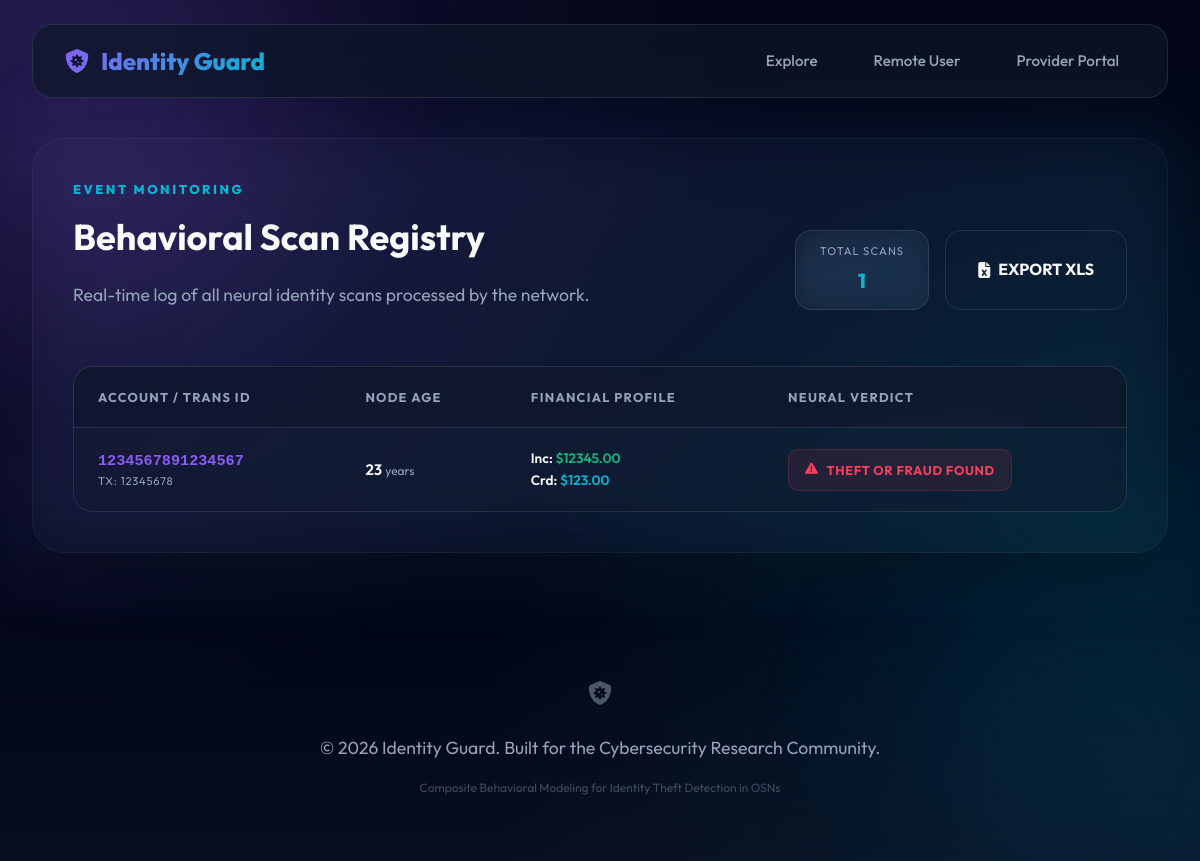
Page /View_Prediction_Of_Theft_Status/ on the committed database.
### Remote_User/models.py (models this page shows, shortened)
class identity_theft_detection(models.Model):
    Account_Id = models.CharField(max_length=100)
    Trans_Id = models.CharField(max_length=100)
    Age = models.IntegerField()
    Followers = models.IntegerField()
    NAME_CONTRACT_TYPE = models.CharField(max_length=100)
    GENDER = models.CharField(max_length=10)
    AMT_INCOME_TOTAL = models.FloatField()
    AMT_CREDIT = models.FloatField()
    AMT_ANNUITY = models.FloatField()
    AMT_GOODS_PRICE = models.FloatField()
    NAME_INCOME_TYPE = models.CharField(max_length=100)
    NAME_FAMILY_STATUS = models.CharField(max_length=100)
    Prediction = models.CharField(max_length=50)

### Service_Provider/views.py (the view)
# urls.py: re_path(r'^View_Prediction_Of_Theft_Status/$', serviceprovider.View_Prediction_Of_Theft_Status, name="View_Prediction_Of_Theft_Status"),
def View_Prediction_Of_Theft_Status(request):
    obj =identity_theft_detection.objects.all()
    return render(request, 'SProvider/View_Prediction_Of_Theft_Status.html', {'list_objects': obj})

### Template/htmls/SProvider/View_Prediction_Of_Theft_Status.html (shortened to what this page needs)
{% extends 'base_minimal.html' %}
{% load static %}
{% block content %}
<div class="glass-card aura-glow">
    <div style="display: flex; justify-content: space-between; align-items: flex-end; margin-bottom: 3.5rem; flex-wrap: wrap; gap: 2rem;">
        <div>
            <div style="color: var(--secondary); font-weight: 800; font-size: 0.8rem; text-transform: uppercase; letter-spacing: 0.2em; margin-bottom: 0.5rem;">Event Monitoring</div>
            <h2>Behavioral Scan Registry</h2>
            <p>Real-time log of all neural identity scans processed by the network.</p>
        </div>
        <div style="display: flex; gap: 1rem;">
            <div class="glass" style="padding: 0.75rem 1.5rem; border-radius: 16px; text-align: center;">
                <div style="font-size: 0.7rem; color: var(--text-muted); text-transform: uppercase; letter-spacing: 0.1em; margin-bottom: 0.25rem;">Total Scans</div>
                <div style="font-size: 1.25rem; font-weight: 800; color: var(--secondary);">{{ list_objects|length }}</div>
            </div>
            <a href="{% url 'Download_Predicted_DataSets' %}" class="btn btn-outline" style="border-radius: 16px;">
                <i class="fas fa-file-excel"></i> EXPORT XLS
            </a>
        </div>
    </div>
    <div class="table-container aura-glow">
        <table style="background: rgba(15, 23, 42, 0.4);">
            <thead>
                <tr>
                    <th>Account / Trans ID</th>
                    <th>Node Age</th>
                    <th>Financial Profile</th>
                    <th>Neural Verdict</th>
                </tr>
            </thead>
            <tbody>
                {% for object in list_objects %}
                <tr>
                    <td>
                        <div style="font-weight: 800; color: var(--primary); font-family: monospace;">{{object.Account_Id}}</div>
                        <div style="font-size: 0.7rem; color: var(--text-muted); letter-spacing: 0.05rem;">TX: {{object.Trans_Id}}</div>
                    </td>
                    <td><span style="font-weight: 600;">{{object.Age}}</span> <span style="font-size: 0.75rem; color: var(--text-muted);">years</span></td>
                    <td>
                        <div style="font-size: 0.85rem; font-weight: 600;">Inc: <span style="color: #10b981;">${{object.AMT_INCOME_TOTAL|stringformat:".2f"}}</span></div>
                        <div style="font-size: 0.85rem; font-weight: 600;">Crd: <span style="color: var(--secondary);">${{object.AMT_CREDIT|stringformat:".2f"}}</span></div>
                    </td>
                    <td>
                        <span class="badge {% if object.Prediction == 'No Theft or Fraud Found' %}badge-success{% else %}badge-danger{% endif %}" style="display: inline-flex; align-items: center; gap: 0.5rem; border-radius: 10px; padding: 0.6rem 1rem;">
                            <i class="fas {% if object.Prediction == 'No Theft or Fraud Found' %}fa-check-circle{% else %}fa-exclamation-triangle{% endif %}"></i>
                            {{object.Prediction}}
                        </span>
                    </td>
                </tr>
                {% endfor %}
            </tbody>
        </table>
    </div>
</div>
{% endblock %}

### Template/images/style_minimal.css (style rules this page uses)
:root { --bg-deep: #020617; --bg-surface: #0f172a; --primary: #8b5cf6; --primary-glow: rgba(139, 92, 246, 0.5); --secondary: #06b6d4; --accent: #f43f5e; --text-main: #f8fafc; --text-muted: #94a3b8; --glass-bg: rgba(255, 255, 255, 0.03); --glass-border: rgba(255, 255, 255, 0.1); --glass-blur: blur(16px); --grad-aura: linear-gradient(135deg, #8b5cf6 0%, #06b6d4 100%); }
* { margin: 0; padding: 0; box-sizing: border-box; font-family: 'Outfit', sans-serif; }
body { background-color: var(--bg-deep); color: var(--text-main); line-height: 1.6; min-height: 100vh; overflow-x: hidden; background-image: radial-gradient(circle at 0% 0%, rgba(139, 92, 246, 0.15) 0%, transparent 50%), radial-gradient(circle at 100% 100%, rgba(6, 182, 212, 0.15) 0%, transparent 50%); }
.glass { background: var(--glass-bg); backdrop-filter: var(--glass-blur); -webkit-backdrop-filter: var(--glass-blur); border: 1px solid var(--glass-border); border-radius: 24px; }
.glass-card { background: rgba(255, 255, 255, 0.02); backdrop-filter: var(--glass-blur); border: 1px solid rgba(255, 255, 255, 0.05); border-radius: 32px; padding: 2.5rem; box-shadow: 0 25px 50px -12px rgba(0, 0, 0, 0.5); transition: transform 0.3s ease, border-color 0.3s ease; }
.btn { display: inline-flex; align-items: center; justify-content: center; padding: 0.875rem 2rem; border-radius: 16px; font-weight: 700; text-decoration: none; transition: all 0.3s cubic-bezier(0.4, 0, 0.2, 1); cursor: pointer; border: none; font-size: 1rem; gap: 0.5rem; }
.btn-outline { background: transparent; border: 1px solid var(--glass-border); color: var(--text-main); }
.badge { padding: 0.5rem 1rem; border-radius: 12px; font-size: 0.8rem; font-weight: 700; text-transform: uppercase; letter-spacing: 0.05em; }
.badge-danger { background: rgba(244, 63, 94, 0.1); color: #f43f5e; border: 1px solid rgba(244, 63, 94, 0.2); }
h2 { font-size: 2.25rem; font-weight: 700; margin-bottom: 1rem; }
p { color: var(--text-muted); font-size: 1.1rem; }
.aura-glow { position: relative; }
.aura-glow::after { content: ''; position: absolute; inset: -20px; background: var(--grad-aura); filter: blur(40px); opacity: 0.1; z-index: -1; }
.table-container { overflow-x: auto; border-radius: 20px; border: 1px solid var(--glass-border); background: rgba(15, 23, 42, 0.3); }
table { width: 100%; border-collapse: collapse; }
th { text-align: left; padding: 1.25rem 1.5rem; background: rgba(15, 23, 42, 0.5); color: var(--text-muted); font-size: 0.8rem; text-transform: uppercase; letter-spacing: 0.1em; }
td { padding: 1.25rem 1.5rem; border-top: 1px solid var(--glass-border); font-size: 0.95rem; }

### rows in the picture
identity_theft_detection: Account_Id "1234567891234567", Trans_Id "12345678", Age "23", AMT_INCOME_TOTAL "12345.00", AMT_CREDIT "123.00", Prediction "THEFT OR FRAUD FOUND"

### other values in the picture
{{ list_objects|length }} "1"
